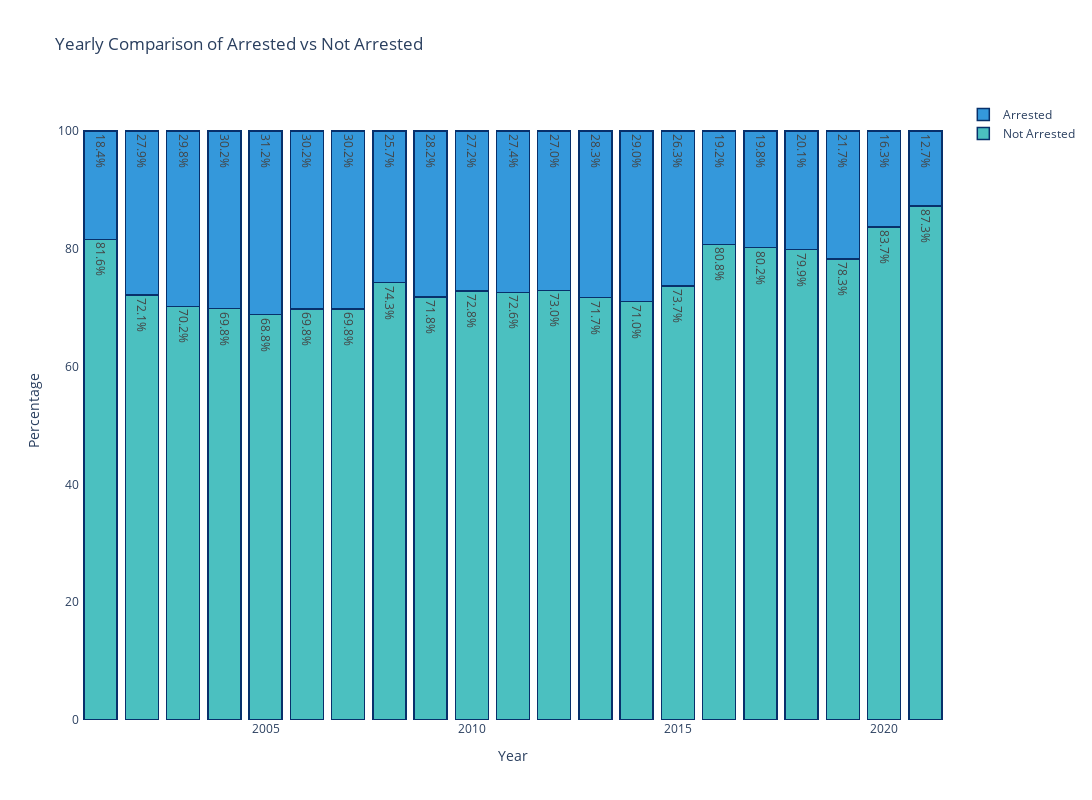

Source (notebook cell):
### Code cell
grouped_data = df.groupby(["Year", "Arrest"]).size().reset_index(name="Count")
pivot_data = grouped_data.pivot_table(index="Year", columns="Arrest", values="Count", fill_value=0)
# Calculate the total counts per year
pivot_data['Total'] = pivot_data[False] + pivot_data[True]

# Calculate the percentage
pivot_data['Not Arrested (%)'] = (pivot_data[False] / pivot_data['Total']) * 100
pivot_data['Arrested (%)'] = (pivot_data[True] / pivot_data['Total']) * 100

# Select only the percentage columns
percentage_data = pivot_data[['Not Arrested (%)', 'Arrested (%)']]

trace_not_arrested = go.Bar(
    x=percentage_data.index,
    y=percentage_data['Not Arrested (%)'],
    name='Not Arrested',
    text=percentage_data['Not Arrested (%)'].round(1).astype(str) + '%',
    textposition='auto',
    marker=dict(
        color='rgb(75,192,192)',
        line=dict(color='rgb(8,48,107)', width=1.5)
    )
)

trace_arrested = go.Bar(
    x=percentage_data.index,
    y=percentage_data['Arrested (%)'],
    name='Arrested',
    text=percentage_data['Arrested (%)'].round(1).astype(str) + '%',
    textposition='auto',
    marker=dict(
        color='rgb(52,152,219)',
        line=dict(color='rgb(8,48,107)', width=1.5)
    )
)

data = [trace_not_arrested, trace_arrested]

layout = go.Layout(
    title="Yearly Comparison of Arrested vs Not Arrested",
    barmode='stack',
    xaxis=dict(title="Year"),
    yaxis=dict(title="Percentage"),
    plot_bgcolor='rgb(255, 255, 255)',
    paper_bgcolor='rgb(255, 255, 255)',
    width=1200,  # Set the width to 12 inches (each unit is equivalent to 100 pixels)
    height=800  # Set the height to 30 inches
)

fig = go.Figure(data=data, layout=layout)
fig.show()

### Figure 1 — Plotly figure (JSON) as saved in the notebook; plotly's stock layout.template omitted (floating-point values rounded to 4 significant figures)
{"data": [{"marker": {"color": "rgb(75,192,192)", "line": {"color": "rgb(8,48,107)", "width": 1.5}}, "name": "Not Arrested", "text": ["81.6%", "72.1%", "70.2%", "69.8%", "68.8%", "69.8%", "69.8%", "74.3%", "71.8%", "72.8%", "72.6%", "73.0%", "71.7%", "71.0%", "73.7%", "80.8%", "80.2%", "79.9%", "78.3%", "83.7%", "87.3%"], "textposition": "auto", "type": "bar", "x": [2001, 2002, 2003, 2004, 2005, 2006, 2007, 2008, 2009, 2010, 2011, 2012, 2013, 2014, 2015, 2016, 2017, 2018, 2019, 2020, 2021], "y": [81.6, 72.13, 70.22, 69.83, 68.83, 69.78, 69.77, 74.26, 71.81, 72.84, 72.59, 72.96, 71.72, 71.03, 73.69, 80.77, 80.22, 79.87, 78.28, 83.72, 87.26]}, {"marker": {"color": "rgb(52,152,219)", "line": {"color": "rgb(8,48,107)", "width": 1.5}}, "name": "Arrested", "text": ["18.4%", "27.9%", "29.8%", "30.2%", "31.2%", "30.2%", "30.2%", "25.7%", "28.2%", "27.2%", "27.4%", "27.0%", "28.3%", "29.0%", "26.3%", "19.2%", "19.8%", "20.1%", "21.7%", "16.3%", "12.7%"], "textposition": "auto", "type": "bar", "x": [2001, 2002, 2003, 2004, 2005, 2006, 2007, 2008, 2009, 2010, 2011, 2012, 2013, 2014, 2015, 2016, 2017, 2018, 2019, 2020, 2021], "y": [18.4, 27.87, 29.78, 30.17, 31.17, 30.22, 30.23, 25.74, 28.19, 27.16, 27.41, 27.04, 28.28, 28.97, 26.31, 19.23, 19.78, 20.13, 21.72, 16.28, 12.74]}], "layout": {"barmode": "stack", "height": 800, "paper_bgcolor": "rgb(255, 255, 255)", "plot_bgcolor": "rgb(255, 255, 255)", "title": {"text": "Yearly Comparison of Arrested vs Not Arrested"}, "width": 1200, "xaxis": {"title": {"text": "Year"}}, "yaxis": {"title": {"text": "Percentage"}}}}
